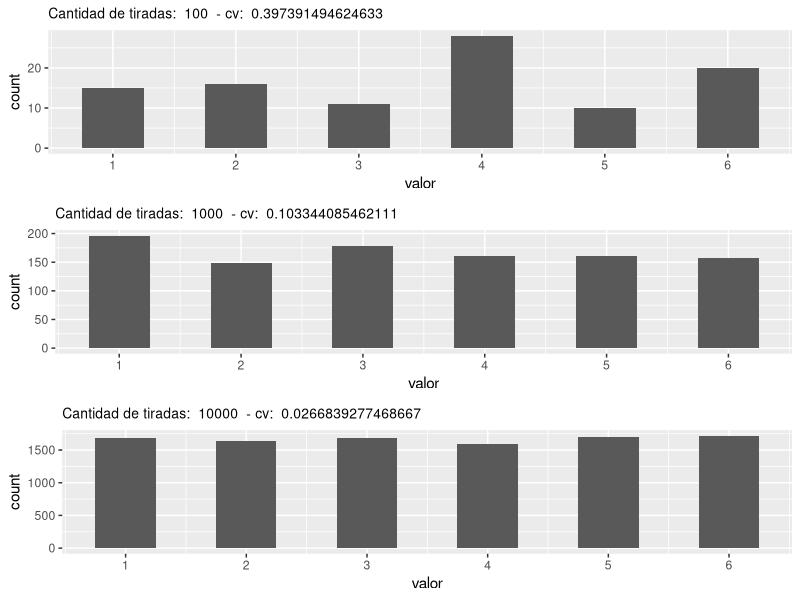
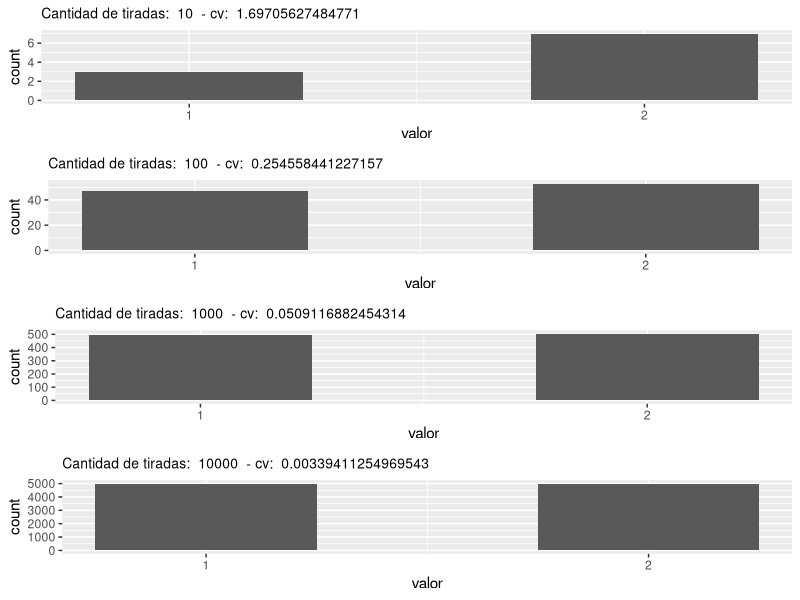
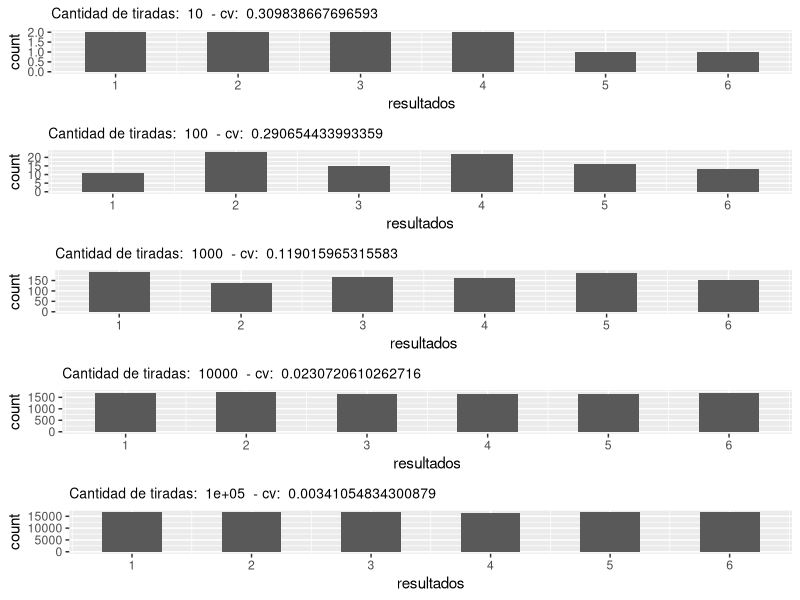

Recreate these plots in R, in order. (Note: a time limit stopped this script after it produced the figures.)
## ---- chunk 1
library(tidyverse)
library(ggplot2)
library(gridExtra)
## ---- chunk 2
espacioMuestral <- c(1,2,3,4,5,6)
experimentos <- 1:3
graficos <- list()
for (i in experimentos) {
  # Cantidad de veces que se arroja un dado
  cantTiradas <- 10^(i+1)
  result <- tibble(valor = integer())
  for (j in 1:cantTiradas) {
    result  <- add_row(result, valor = sample(espacioMuestral, 1, replace = TRUE))
  }
  cv <- sd(reframe(result, cant = n(), .by = valor)$cant)/(cantTiradas/6)
  graficos[[i]] <- ggplot(result, aes(valor)) +
    geom_histogram(binwidth = 0.5 , center = 0) +
    scale_x_continuous(breaks = espacioMuestral) +
    ggtitle(paste("Cantidad de tiradas: ", cantTiradas, " - cv: ", as.character(cv))) + 
    theme(plot.title = element_text(size=10))
}
do.call("grid.arrange", c(graficos, nrow = 3)) 
## ---- chunk 3
espacioMuestral <- c(1,2)
experimentos <- 1:4
graficos <- list()
for (i in experimentos) {
  # Cantidad de veces que se arroja un dado
  cantTiradas <- 10^(i)
  result <- tibble(valor = integer())
  for (j in 1:cantTiradas) {
    result  <- add_row(result, valor = sample(espacioMuestral, 1, replace = TRUE))
  }
  cv <- sd(reframe(result, cant = n(), .by = valor)$cant)/(cantTiradas/6)
  graficos[[i]] <- ggplot(result, aes(valor)) +
    geom_histogram(binwidth = 0.5 , center = 0) +
    scale_x_continuous(breaks = espacioMuestral) +
    ggtitle(paste("Cantidad de tiradas: ", cantTiradas, " - cv: ", as.character(cv))) + 
    theme(plot.title = element_text(size=10))
}
do.call("grid.arrange", c(graficos, nrow = 4)) 

## ---- chunk 4
espacioMuestral <- rep(c(1, 2, 3, 4, 5, 6), times = c(1, 1, 1, 1, 1, 1))
experimentos <- 1:5
graficos <- list()
for (i in experimentos) {
  cantTiradas <- 10^i
  resultados <- replicate(cantTiradas, {
  sample(espacioMuestral, 1, replace = TRUE)
  })
  resultados <- tibble(resultados)
  cv <- sd(as.data.frame(table(resultados))$Freq)/(cantTiradas/6)
  graficos[[i]] <- ggplot(resultados, aes(resultados)) +
    geom_histogram(binwidth = 0.5 , center = 0) +
    scale_x_continuous(breaks = espacioMuestral) +
    ggtitle(paste("Cantidad de tiradas: ", cantTiradas, " - cv: ", as.character(cv))) + 
    theme(plot.title = element_text(size=10))
}
do.call("grid.arrange", c(graficos, nrow = 5)) 
## ---- chunk 5
probEvento <- function(espacioMuestral,evento,n) {
  resultado <- replicate(n, {
    evento == sample(espacioMuestral, 1)
    })
  mean(resultado)
}
## ---- chunk 6
repsExp <- seq(10,10000,10)
serie <- tibble(n = integer(), prob = double())
for (i in repsExp) {
  serie <- add_row(serie, n = i, prob = probEvento(c(1,2,3,4,5,6),1,i))
}
ggplot(serie, aes(x = n, y = prob)) + 
  geom_point(alpha = 0.3)
## ---- chunk 7
repsExp <- seq(100,20000,100)
serie <- tibble(n = integer(), prob = double())
for (i in repsExp) {
  serie <- add_row(serie, n = i, prob = probEvento(c(1,2,3,4,5,6),1,i))
}
ggplot(serie, aes(x = n, y = prob)) + 
  geom_point(alpha = 0.3)
## ---- chunk 8
espacioMuestral <- rep(c(0,1), times = c(1, 1))
experimentos <- 1:5
graficos <- list()
for (i in experimentos) {
  cantTiradas <- 10^i
  resultados <- replicate(cantTiradas, {
  sample(espacioMuestral, 1, replace = TRUE)
  })
  resultados <- tibble(resultados)
  cv <- sd(as.data.frame(table(resultados))$Freq)/(cantTiradas/6)
  graficos[[i]] <- ggplot(resultados, aes(resultados)) +
    geom_histogram(binwidth = 0.5 , center = 0) +
    scale_x_continuous(breaks = espacioMuestral) +
    ggtitle(paste("Cantidad de tiradas: ", cantTiradas, " - cv: ", as.character(cv))) + 
    theme(plot.title = element_text(size=10))
}
do.call("grid.arrange", c(graficos, nrow = 5)) 
